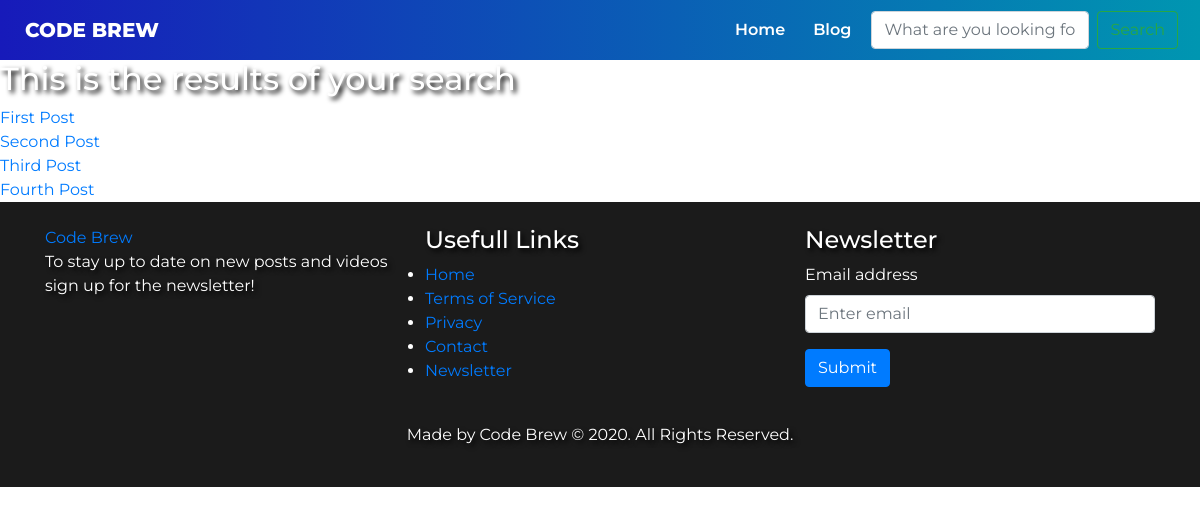
/search/, run on an earlier commit of the app's database.
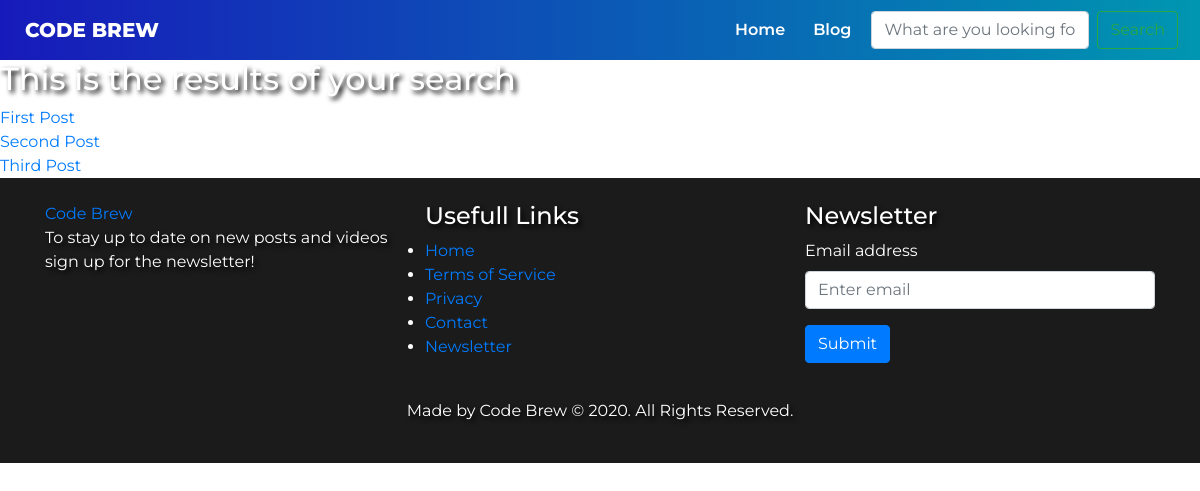
And on a later commit of the database.
### posts/models.py (models this page shows, shortened)
class Post(models.Model):
    title = models.CharField(max_length=100)
    overview = models.TextField()
    timestamp = models.DateTimeField(auto_now_add=True)
    content = RichTextUploadingField(null=True)
    comment_count = models.IntegerField(default = 0)
    author = models.ForeignKey(Author, on_delete=models.CASCADE)
    thumbnail = models.ImageField()
    categories = models.ManyToManyField(Category)
    featured = models.BooleanField()
    previous_post = models.ForeignKey('self', related_name='previous', on_delete=models.SET_NULL, blank=True, null=True)
    next_post = models.ForeignKey('self', related_name='next', on_delete=models.SET_NULL, blank=True, null=True)
    def get_absolute_url(self):
        return reverse('post-detail', kwargs={
            'id': self.id
        })

### posts/views.py (the view)
# urls.py: path('search/', search, name='search'),
def search(request):
    queryset = Post.objects.all()
    query = request.GET.get('q')
    if query:
        queryset = queryset.filter(
            Q(title__icontains=query) |
            Q(overview__icontains=query)
        ).distinct()
    context = {
        'queryset': queryset
    }
    return render(request, 'search_results.html', context)

### templates/search_results.html
{% extends 'base.html' %}
{% load static %}
{% block content %}
<h2>This is the results of your search</h2>
{% for post in queryset %}
    <a href="{{ post.get_absolute_url }}">{{ post.title }}</a>
    <br />
{% endfor %}
{% endblock %}

What changed in the data, as far as the page shows it:
removed Post: title "Fourth Post"
